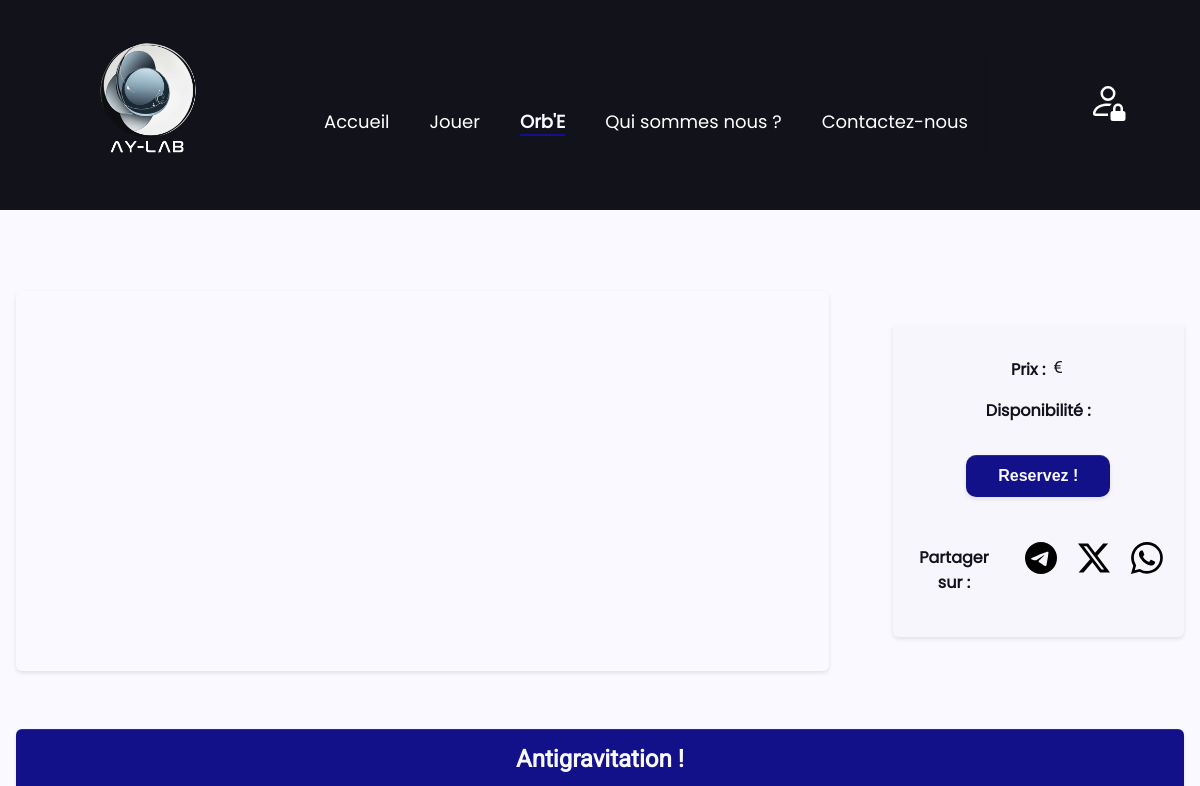
Page /produit (upper part) on the earlier database version.
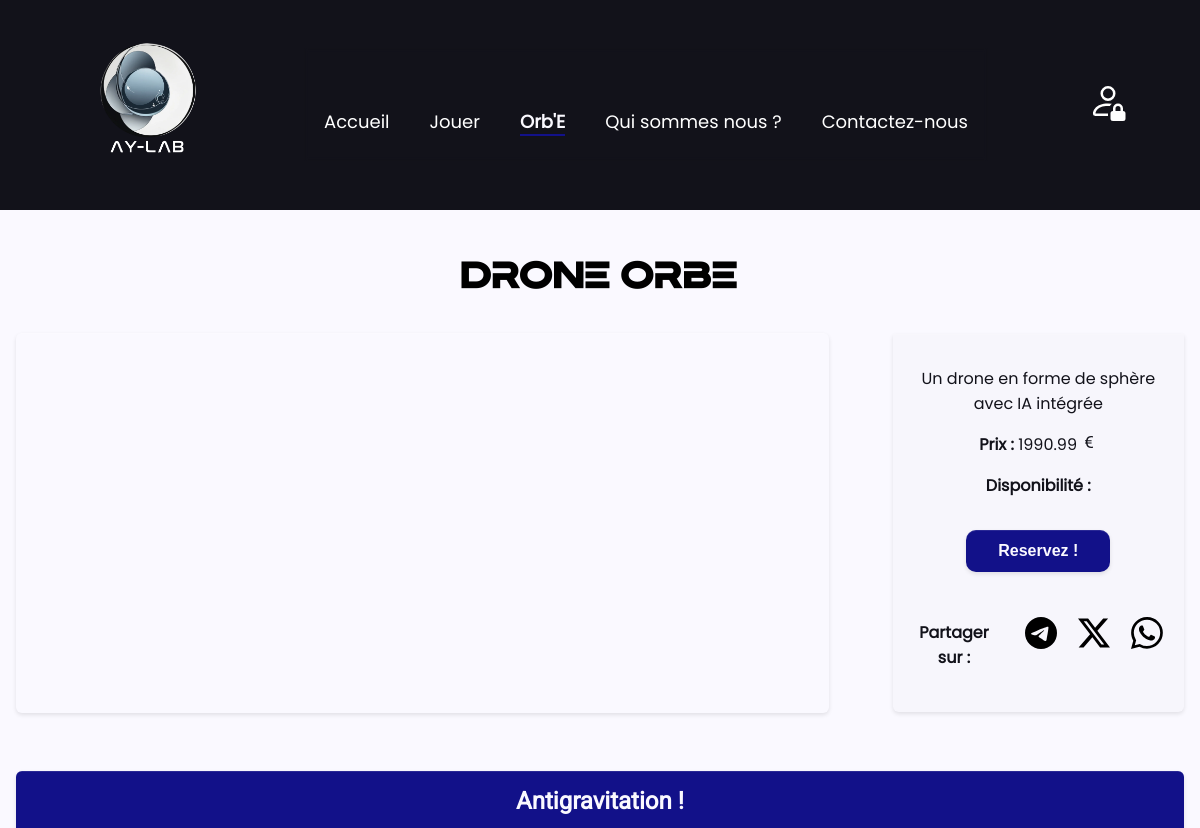
Same page on the later database version.
### tables this page shows
CREATE TABLE produits(
   id_produit INT AUTO_INCREMENT,
   nom VARCHAR(20) NOT NULL,
   description TEXT NOT NULL,
   prix DECIMAL(10,2) NOT NULL,
   photo VARCHAR(255) NOT NULL,
   disponibilité ENUM("en_stock", "epuise")  NOT NULL DEFAULT 'en_stock',
   PRIMARY KEY(id_produit)
);

### app/controleurs/class/produitControleur.php (called while the page is built, shortened)
<?php
class ProduitControleur
{
    private $pageLayout;
    private $detailsProduit;
    private $params;
    public function __construct()
    {
        $this->pageLayout = new RenderLayout;
        $this->produits = new DBProduct;
        $this->detailsProduit = $this->produits->getProduct();
        $this->params = array();
        $this->params["commande"] = "Commandez !";
    }
    public function pageProduit()
    {
        $this->params["commande"] = "Commandez !";
        $this->params["Detail produit"] = $this->detailsProduit;
        $this->params["meta"] = '<meta property="og:title" content="' . $this->detailsProduit[0]["nom"] . '" />
        <meta property="og:description" content="' . $this->detailsProduit[0]["description"] . '" />
        <meta property="og:image" content="./publique/images/3.webp" />
        <meta property="og:url" content="https://stagiaires-kercode9.greta-bretagne-sud.org/yoann-laubert/Orb_E_projet_final/?action=produit" />
        <meta property="og:type" content="product" />';
        $this->params["partage"] = $this->pageLayout->render("partials/partage.php",  $this->detailsProduit, true);
        $this->params["style"] = "style_produit.css";
        $this->params["scripts"] = '<script type="module" src="./publique/scripts/visualiseur.js" defer></script>
        <script src="./publique/scripts/article.js" defer></script>';
        $this->params["page"] = "Orb'E";
        if (!$this->detailsProduit[0]["disponibilite"] == "en_stock") {
            $this->params["commande"] = "Reservez !";
        }
        $content = "page_produit.php";
        $this->pageLayout->render($content,  $this->params);
    }
}

### index.php (called while the page is built, shortened)
<?php
$controle = new Middleware;
$route = $controle->authMiddleware();
$action = $_GET["action"] ?? "defaut";
$route->redirection($action);
?>

### app/modeles/DbConnect.php (called while the page is built, shortened)
<?php
abstract class DbConnect
{
    private static ?PDO $instance = null;
    private static function connexion(): PDO
    {
        if (self::$instance === null) {
            try {
                $dsn = 'mysql:host=' . $_ENV['DB_HOST'] . ';dbname=' . $_ENV['DB_NAME'];
                self::$instance = new PDO($dsn, $_ENV['USERNAME'], $_ENV['PASSWORD'], [
                    PDO::MYSQL_ATTR_INIT_COMMAND => 'SET NAMES \'UTF8\'',
                    PDO::ATTR_ERRMODE => PDO::ERRMODE_EXCEPTION
                ]);
            } catch (PDOException $e) {
                die("Erreur de connexion PDO : " . $e->getMessage());
            }
        }
        return self::$instance;
    }
    protected static function executerRequete(string $sql, array $values = [])
    {
        try {
            $query = self::connexion()->prepare($sql);
            $query->execute();
            return $query;
        } catch (Exception $e) {
            die("Erreur SQL : " . $e->getMessage());
        }
    }
}

### app/modeles/DBProduct.php (called while the page is built, shortened)
<?php
class DBProduct extends DbConnect
{
    public static function getProduct()
    {
        $sql = "select * from produits";
        $req = self::executerRequete($sql);
        $data = $req->fetchAll(PDO::FETCH_ASSOC);
        if (!empty($data)) return $data;
    }
}

### app/vues/partials/partage.php (the view, shortened to what this page needs)
<div class="partage">
    <p>Partager sur :</p>
    <a href="https://t.me/share/url?url=https://stagiaires-kercode9.greta-bretagne-sud.org/yoann-laubert/Orb_E_projet_final/produit&text=<?= urlencode($commande[0]['nom'] . ' - ' . $commande[0]['description']) ?>&url=<?= urlencode('https://ton-site.com/?action=produit') ?>">
                </a>
    <a href="https://twitter.com/intent/tweet?text=<?= urlencode($commande[0]['nom'] . ' - ' . $commande[0]['description']) ?>&url=<?= urlencode('https://ton-site.com/?action=produit') ?>" target="_blank">
        <svg width="32" height="32" fill="black" class="bi-twitter-x" viewBox="0 0 16 16">
            <path d="M12.6.75h2.454l-5.36 6.142L16 15.25h-4.937l-3.867-5.07-4.425 5.07H.316l5.733-6.57L0 .75h5.063l3.495 4.633L12.601.75Zm-.86 13.028h1.36L4.323 2.145H2.865z" />
        </svg>
    </a>
    <a href="https://api.whatsapp.com/send?text=<?= urlencode($commande[0]['nom'] . ' - ' . $commande[0]['description']) ?>&url=<?= urlencode('https://ton-site.com/?action=produit') ?>" target="_blank">
    </a>
</div>

### app/controleurs/class/Routes.php (shortened to what this page needs)
<?php
class Routes
{
    private array $lesActions;
    public function __construct()
    {
        $this->lesActions = [
            "defaut"  => self::DEFAULT_ROUTE,
            "accueil" => self::DEFAULT_ROUTE,
            "produit" => "ProduitControleur:pageProduit",
            "commande" => "ProfilControleur:pageCommande",
            "jeu" => "JeuControleur:pageJeu",
            "save" => "JeuControleur:saveName",
            "connexion" => "Connexion:connexionUtilisateur",
            "deconnexion" => "Connexion:deconnexion",
            "inscription" => "Connexion:inscription",
            "ajouterCommande" => "ProfilControleur:ajouterCommande",
            "profile" => "ProfilControleur:pageProfil",
            "rgpd" => "ArticleControleur:pageRgpd",
            "engagement" => "ArticleControleur:pageEngagement",
            "rechercheR" => "ContactControleur:rechercheReponse",
            "cgv" => "ArticleControleur:pageCgv",
            "faq" => "ArticleControleur:pageFaq",
            "qui" => "ArticleControleur:pageQui",
            "contact" => "ContactControleur:pageContact",
            "page404" => self::ERROR_ROUTE,
        ];
    }
    public function redirection(string $action = "defaut", array $params = [])
    {
        $this->action = $action;
        $this->params = $params;
        if(isset($this->lesActions[$this->action])){
        $controllerAction = explode(":", $this->lesActions[$this->action]);
        $controller = new $fullPathClass();
        $method = $controllerAction[1];
        $controller->$method($params);
        exit();
        }else{
            $pageError = new RenderLayout;
            $pageError->render($this->lesActions['page404'] ,  $this->params,false);
        }
    }
}

### app/controleurs/class/menuControleur.php (shortened to what this page needs)
<?php
class MenuControleur
{
    private $nav;
    public function __construct($menu)
    {
        $this->nav = "<nav id='" . $menu . "' class='nav-hidden'>";
        $this->nav .= "<ul id='listMenu'>";
    }
    public function prepareNav()
    {
        if (isset($_SESSION["role"]) && $_SESSION["role"] == "admin") {
            $this->nav .= $this->addItem("accueilBo", "Tableau de bord");
            $this->nav .= $this->addItem("utilisateur", "Gestion utilisateur");
            $this->nav .= $this->addItem("produit", "Gestion de produit");
            $this->nav .= $this->addItem("messagerie", "Messagerie");
            return $this->nav .= $this->getNav();
        } else {
            $this->nav .= $this->addItem("accueil", "Accueil");
            $this->nav .= $this->addItem("jeu", "Jouer");
            $this->nav .= $this->addItem("produit", "Orb'E");
            $this->nav .= $this->addItem("qui", "Qui sommes nous ?");
            $this->nav .= $this->addItem("contact", "Contactez-nous");
            return $this->nav .= $this->getNav();
        }
    }
    private function addItem($link, $nameLink)
    {
        $this->nav .= "<li><a href='" . $link . "'>";
        $this->nav .= $nameLink . "</a></li>";
    }
    private function getNav()
    {
        $this->nav .= "</ul></nav>";
    }
}

### app/vues/page_header.php (shortened to what this page needs)
<!DOCTYPE html>
<html lang="fr">
<head>
    <link rel="stylesheet" href="./publique/css/style.css">
    <link rel="stylesheet" href="./publique/css/<?= $commande["style"] ?? ""?>">
</head>
<body class="menu-open" id ="top">
    <header>
        <div class="logo"><a href="accueil"><img src="./publique/images/logo/Logo.webp" alt="Logo AYLab"></a></div>
        <?= $navContent ?>
        <div class="iconHeader">
            <?php if (isset($_SESSION["id"]) && isset($_SESSION["role"]) && $_SESSION["role"] == "utilisateur") { ?>
                <a class="profileHeader" href="./profile">
                    <svg width="32" height="32" fill="white" class="bi bi-person-badge" viewBox="0 0 16 16">
                        <path d="M6.5 2a.5.5 0 0 0 0 1h3a.5.5 0 0 0 0-1zM11 8a3 3 0 1 1-6 0 3 3 0 0 1 6 0" />
                        <path d="M4.5 0A2.5 2.5 0 0 0 2 2.5V14a2 2 0 0 0 2 2h8a2 2 0 0 0 2-2V2.5A2.5 2.5 0 0 0 11.5 0zM3 2.5A1.5 1.5 0 0 1 4.5 1h7A1.5 1.5 0 0 1 13 2.5v10.795a4.2 4.2 0 0 0-.776-.492C11.392 12.387 10.063 12 8 12s-3.392.387-4.224.803a4.2 4.2 0 0 0-.776.492z" />
                    </svg>
                </a>
                <a class="deconnexionHeader" href="./deconnexion">
                    <svg width="32" height="32" fill="white" class="bi bi-door-closed" viewBox="0 0 16 16">
                        <path d="M3 2a1 1 0 0 1 1-1h8a1 1 0 0 1 1 1v13h1.5a.5.5 0 0 1 0 1h-13a.5.5 0 0 1 0-1H3zm1 13h8V2H4z" />
                        <path d="M9 9a1 1 0 1 0 2 0 1 1 0 0 0-2 0" />
                    </svg>
                </a>
            <?php } else { ?>
                <a href="./connexion">
                </a>
            <?php } ?>
        </div>
    </header>
    <main>
    <aside id="ariane">
        <a href="#top" class="ariane"><?= $commande["page"] ?? "" ?></a>
    </aside>

### app/vues/page_produit.php (shortened to what this page needs)
<section class="contenaire">
    <h2><?= $commande["Detail produit"][0]["nom"] ?></h2>
    <div class=fiche_produit>
        <div id="visualisation-3d"></div>
        <div class="produit-details">
            <p><?= $commande["Detail produit"][0]["description"] ?></p>
            <p><strong>Prix : </strong><?= $commande["Detail produit"][0]["prix"] ?>
            </p>
            <p><strong>Disponibilité : </strong><?= $commande["Detail produit"][0]["disponibilite"] ?></p>
            <button><a href="<?= $keys[0] ?>"><?= $commande[$keys[0]] ?></a></button>
            <?= $commande["partage"] ?>
        </div>
    </div>
</section>
<section class="contenaire">
    <article>
        <div class="article-header">
            <h2>Antigravitation !</h2>
        </div>
    </article>
</section>

### app/vues/page_footer.php (shortened to what this page needs)
</main>
</body>
</html>

### app/controleurs/class/renderLayout.php (shortened to what this page needs)
<?php
class RenderLayout
{
    private $menuPrincipale;
    public function __construct()
    {
        $this->menuPrincipale = new MenuControleur("main-nav");
    }
    public function render($target, $params = [], $return = false)
    {
        if ($return) {
            $commande = $params;
            require RACINE . 'app/vues/' . $target;
            $pageContent = ob_get_clean();
            return $pageContent;
        } else {
            $navContent = $this->menuPrincipale->prepareNav();
            $commande = $params;
            $keys = array_keys($params);
            require_once RACINE . "app/vues/page_header.php";
            require_once RACINE . 'app/vues/' . $target;
            require_once RACINE . "app/vues/page_footer.php";
            $pageContent = ob_get_clean();
            echo $pageContent;
        }
    }
}

### publique/css/style.css (style rules this page uses)
:root { --elementDark: #0e0c64; --element: #121189; --elementLight: #1916c705; --elementTrans: #1310e077; --background1: #12121A; --background2: #FAF9FF; --texte1: #FAF9FF; --texte2: #12121A; --fondPage: #FFFFFF; --jeu: #39FF14; --jeu_alert: #FF073A; --ombre: #00000003; --ombreSurvol: #0000001e; --texte: "Poppins"; --titre: "Bristone"; --jeu_texte: "Press Start 2P"; }
html { scroll-behavior: smooth; }
body { background-color: var(--background2); font-family: var(--texte); margin: 0; }
a { text-decoration: none; color: var(--texte1); }
.active { color: var(--texte1); font-weight: bold; border-bottom: 2px solid var(--element); }
header { display: flex; justify-content: space-between; align-items: center; padding: 10px 20px; background-color: var(--background1); color: white; position: relative; z-index: 10; }
header .iconHeader { display: flex; flex-direction: column; justify-content: center; align-items: center; z-index: 1100; margin-right: 16px; }
#ariane { display: flex; justify-content: center; align-content: center; }
.ariane { position: fixed; top: 35px; text-align: center; background-color: var(--background1); margin: -37px auto; padding: 4px 16px; color: var(--texte1); border-radius: 0 0 6px 6px; }
nav { position: fixed; font-family: var(--texte); top: 0; right: 0; width: 100%; height: 350px; background: rgba(0, 0, 0, 0.74); backdrop-filter: blur(2px); transition: transform 0.3s ease-in-out; box-shadow: 0 2px 4px rgba(0, 0, 0, 0.1), 0 1px 0 rgba(255, 255, 255, 0.1) inset; z-index: 1000; transform: translateX(100%); }
nav ul { list-style: none; padding: 0; margin: 50px 0 0 0; text-align: center; }
nav ul li { padding: 15px 0; }
nav ul li a { color: white; text-decoration: none; font-size: 18px; }
.logo { max-width: 150px; height: auto; display: block; margin: 0; }
img { max-width: 100%; margin: auto; height: auto; display: block; object-fit: cover; }
.partage { display: flex; flex-direction: row; justify-content: center; align-items: center; gap: 10px; margin-top: 15px; }
.partage p { font-size: 14px; font-weight: bold; margin-right: 10px; }
.partage a { display: inline-block; width: 40px; height: 40px; }
svg { width: 32px; height: 32px; }
.bi-person-lock { width: 40px; height: 40px; }
@media (min-width: 768px) { header { padding: 10px 56px; } }
@media (min-width: 768px) { nav { position: static; width: auto; height: auto; background: none; box-shadow: none; transform: none; padding-bottom: 16px; margin-right: 32px; } }
@media (min-width: 768px) { nav ul { display: flex; justify-content: center; } }
@media (min-width: 768px) { nav ul li { padding: 10px 20px; } }
@media (min-width: 768px) { nav ul li a { font-size: 18px; } }
@media (min-width: 768px) { .logo { max-width: 180px; } }
@media (min-width: 768px) { .produit-details { flex: 1; } }
@media (min-width: 768px) { .produit-details p { font-size: 1em; margin-bottom: 10px; } }
@media (min-width: 768px) { .partage { justify-content: flex-start; } }
@media (min-width: 768px) { .partage p { font-size: 16px; } }
@media (min-width: 768px) { .partage a { width: 50px; height: 50px; } }

Differences in the rows shown:
added produits: nom "Drone Orbe", description "Un drone en forme de sphère avec IA intégrée", prix "1990.99"
